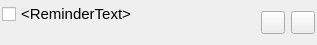
<?xml version="1.0" encoding="UTF-8"?>
<ui version="4.0">
 <class>reminderItemWidget</class>
 <widget class="QWidget" name="reminderItemWidget">
  <property name="geometry">
   <rect>
    <x>0</x>
    <y>0</y>
    <width>317</width>
    <height>44</height>
   </rect>
  </property>
  <property name="windowTitle">
   <string>Form</string>
  </property>
  <layout class="QGridLayout" name="gridLayout">
   <property name="leftMargin">
    <number>2</number>
   </property>
   <property name="topMargin">
    <number>2</number>
   </property>
   <property name="rightMargin">
    <number>2</number>
   </property>
   <property name="bottomMargin">
    <number>2</number>
   </property>
   <property name="horizontalSpacing">
    <number>6</number>
   </property>
   <property name="verticalSpacing">
    <number>2</number>
   </property>
   <item row="0" column="0" colspan="2">
    <widget class="QCheckBox" name="reminder">
     <property name="font">
      <font>
       <pointsize>11</pointsize>
      </font>
     </property>
     <property name="text">
      <string>&lt;ReminderText&gt;</string>
     </property>
     <property name="tristate">
      <bool>false</bool>
     </property>
    </widget>
   </item>
   <item row="0" column="2" rowspan="2">
    <widget class="QToolButton" name="editReminder">
     <property name="text">
      <string/>
     </property>
     <property name="icon">
      <iconset theme="document-edit">
       <normaloff>.</normaloff>.</iconset>
     </property>
    </widget>
   </item>
   <item row="0" column="3" rowspan="2">
    <widget class="QToolButton" name="removeReminder">
     <property name="text">
      <string/>
     </property>
     <property name="icon">
      <iconset theme="edit-delete">
       <normaloff>.</normaloff>.</iconset>
     </property>
    </widget>
   </item>
   <item row="1" column="0">
    <widget class="QLabel" name="reminderDateTime">
     <property name="font">
      <font>
       <pointsize>10</pointsize>
       <weight>50</weight>
       <bold>false</bold>
      </font>
     </property>
     <property name="text">
      <string>&lt;DateTime&gt;</string>
     </property>
     <property name="indent">
      <number>16</number>
     </property>
    </widget>
   </item>
   <item row="1" column="1">
    <widget class="QLabel" name="reminderRepeat">
     <property name="font">
      <font>
       <pointsize>10</pointsize>
       <weight>50</weight>
       <bold>false</bold>
      </font>
     </property>
     <property name="text">
      <string>&lt;Repeat&gt;</string>
     </property>
    </widget>
   </item>
  </layout>
 </widget>
 <resources/>
 <connections/>
</ui>
